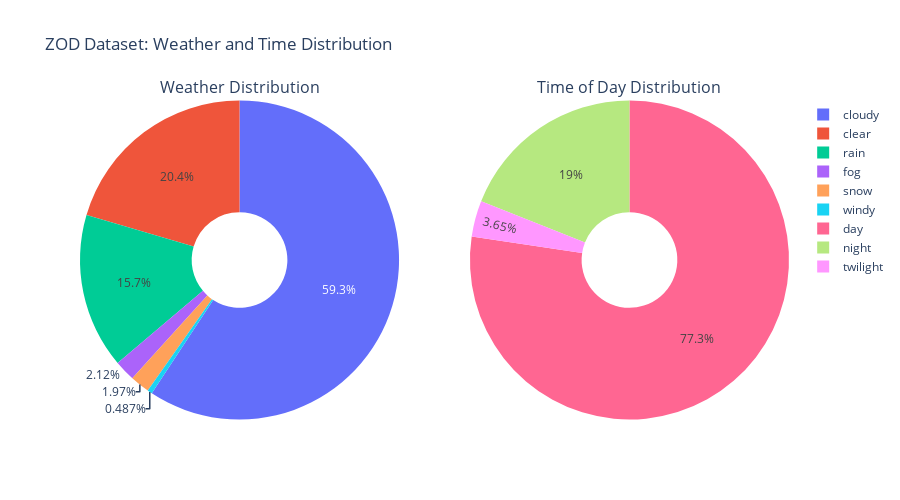

Here is the notebook cell this chart was saved with:
### Markdown cell above
## 4. Weather Distribution Visualization

Create comprehensive visualizations of weather patterns in the dataset.

### Code cell
if weather_data:
    # Create pie chart for weather distribution
    fig = make_subplots(
        rows=1, cols=2,
        subplot_titles=('Weather Distribution', 'Time of Day Distribution'),
        specs=[[{'type': 'pie'}, {'type': 'pie'}]]
    )
    
    # Weather pie chart
    fig.add_trace(
        go.Pie(
            labels=list(weather_counts.keys()),
            values=list(weather_counts.values()),
            name="Weather",
            hole=0.3
        ),
        row=1, col=1
    )
    
    # Time of day pie chart
    fig.add_trace(
        go.Pie(
            labels=list(time_of_day.keys()),
            values=list(time_of_day.values()),
            name="Time",
            hole=0.3
        ),
        row=1, col=2
    )
    
    fig.update_layout(
        title_text="ZOD Dataset: Weather and Time Distribution",
        showlegend=True,
        height=500
    )
    
    fig.show()
    
    # Bar chart for detailed comparison
    fig2, (ax1, ax2) = plt.subplots(1, 2, figsize=(15, 6))
    
    # Weather bar chart
    weather_df_sorted = weather_df.sort_values('Count', ascending=True)
    ax1.barh(weather_df_sorted['Weather'], weather_df_sorted['Count'])
    ax1.set_title('Weather Conditions Distribution')
    ax1.set_xlabel('Number of Frames')
    ax1.set_ylabel('Weather Type')
    
    # Add value labels
    for i, v in enumerate(weather_df_sorted['Count']):
        ax1.text(v, i, f' {v:,}', va='center')
    
    # Time of day bar chart
    time_df_sorted = time_df.sort_values('Count', ascending=True)
    ax2.barh(time_df_sorted['Time_of_Day'], time_df_sorted['Count'])
    ax2.set_title('Time of Day Distribution')
    ax2.set_xlabel('Number of Frames')
    ax2.set_ylabel('Time Period')
    
    # Add value labels
    for i, v in enumerate(time_df_sorted['Count']):
        ax2.text(v, i, f' {v:,}', va='center')
    
    plt.tight_layout()
    plt.show()

### Figure 1 — Plotly figure (JSON) as saved in the notebook; plotly's stock layout.template omitted (floating-point values rounded to 4 significant figures)
{"data": [{"domain": {"x": [0, 0.45], "y": [0, 1]}, "hole": 0.3, "labels": ["cloudy", "rain", "clear", "fog", "snow", "windy"], "name": "Weather", "type": "pie", "values": [59268, 15716, 20440, 2117, 1972, 487]}, {"domain": {"x": [0.55, 1], "y": [0, 1]}, "hole": 0.3, "labels": ["night", "day", "twilight"], "name": "Time", "type": "pie", "values": [19006, 77346, 3648]}], "layout": {"annotations": [{"font": {"size": 16}, "showarrow": false, "text": "Weather Distribution", "x": 0.225, "xanchor": "center", "xref": "paper", "y": 1, "yanchor": "bottom", "yref": "paper"}, {"font": {"size": 16}, "showarrow": false, "text": "Time of Day Distribution", "x": 0.775, "xanchor": "center", "xref": "paper", "y": 1, "yanchor": "bottom", "yref": "paper"}], "height": 500, "showlegend": true, "title": {"text": "ZOD Dataset: Weather and Time Distribution"}}}
